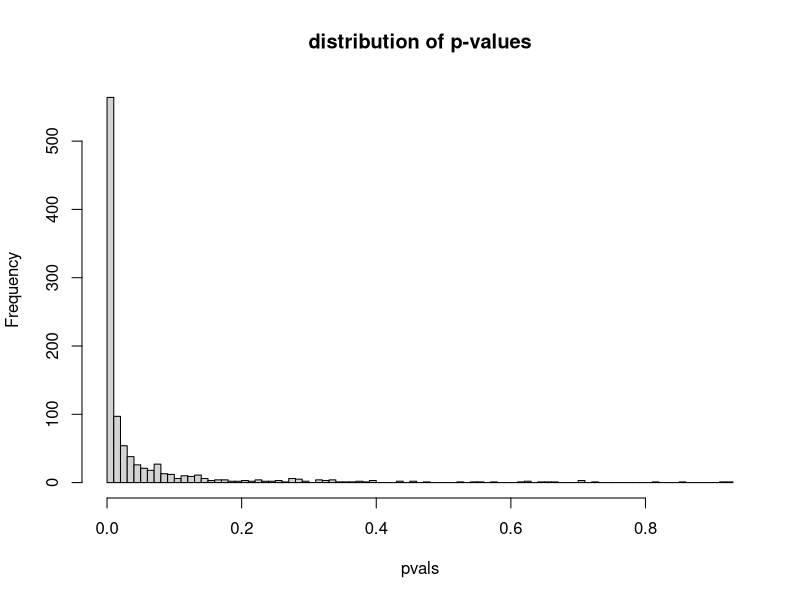
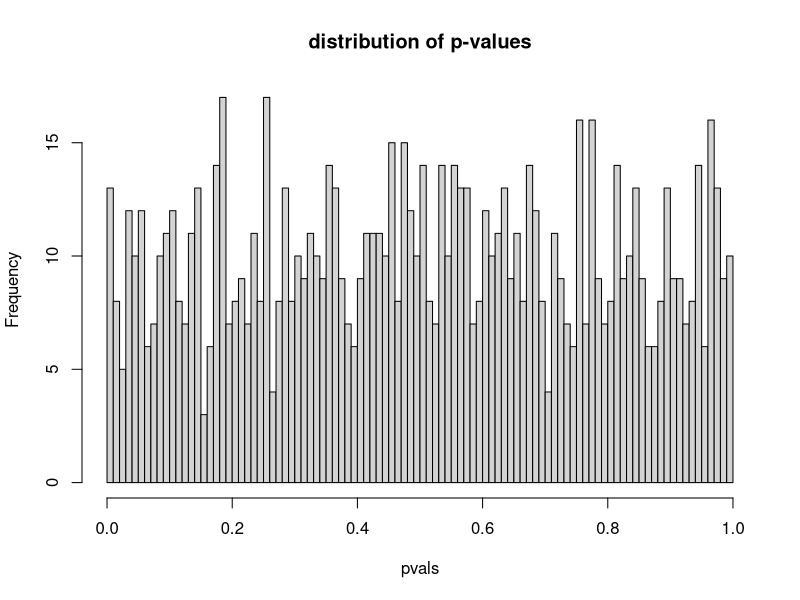
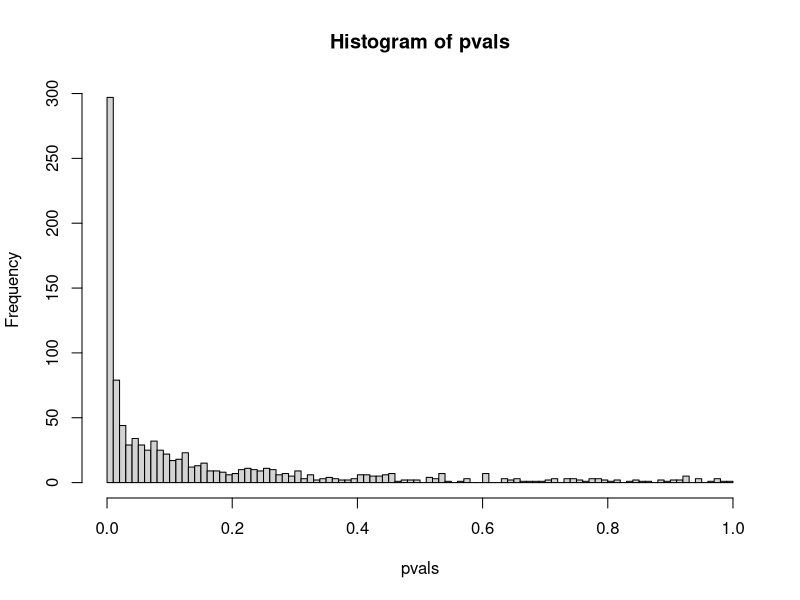

The R script that drew these images, in order:
# ================================
#   
#   Power analysis presentation
# 
# ================================

# The purpose of this file is to present an R code which can be used to conduct power
# analyses by simulation in a regression context.
# The basic idea is to repeatedly generate a dataset given certain assumed parameters
# such as the sample size, N, and the effect size, b1. For each dataset we estimate a
# regression and get the p-values. The power of the test is equal to the number of p-values
# below the critical threshold (0.05, conventionally) divided by the total number of simulations.



#___________________Load packages _________________________ #

library(tidyverse)



#___________________ Simulating data _________________________ #

# First we're going to simulate data and run a regression on the data, just to get
# an idea of how that process works. We generate data featuring two variables: 
# individual height, our dependent variable, and individual milk consumption, our independent variable.

# Generate data
b_1 = 0.1 # We assume that a one unit increase in milk consumption increases height by 0.1
N = 750 # set sample size
df <- data.frame( # generate data
  milk <- rnorm(n = N, mean = 70, sd = 10),
  height <- 110 + b_1*milk + rnorm(n = 500, mean = 0, sd = 8)
); names(df) <- c("milk","height")

# Now we run a regression and get a (simple) summary
coef(summary(lm(height ~ milk, data = df))) # the estimated coefficeint on milk, b_1, 
# should be approx. 0.1



#___________________ Power analysis on simulated data _________________________ #

# There are two functions we must specify. 1) a data- and statistic-generating function
# which will generate a simulated data set according to given parameters (N, effect
# size etc) and give a p-value. 2) a simulation function which will run the
# function specified in 1) many times to generate a distribution of p-values. The power is
# the number of p-values below 0.05 divided by the number of simulations.


## specify data- and statistic-generating function
# this function generates simulted data according to given parameters (N and b1),
# runs a regression, and returns the p-value for b1 from that regression.

# define function
power_function <- function(N, b_1) {
  
  # generate data
  df <- data.frame( 
    milk <- rnorm(N,70,10),
    height <- 100 + b_1*milk + rnorm(N,0,8)
  ); names(df) <- c("milk","height")
  
  # run regression and return p-value
  pvalue_b1 <- coef(summary(lm(height ~ milk, data = df)))[2,4] 
  return(pvalue_b1)
}

# test function
power_function(N, b_1) # the returned value is the pvalue for b_1


## specify simulation function
# this function, power_sim, executes the power_function repeatedly (the total number of exections
# is determined by the variable nsims). For each execution, it extracts the pvalue 
# and saves it the vector pvals. When this is finished, it estimates the power (pow) by
# generating the proportion of pvalues in the pvals vectors which are less than 0.05 (the 
# convetional threshold)

# define function
power_sim <- function(N, b_1, nsims) {
  
  pvals <- replicate(
    n = nsims,
    power_function(N, b_1)
  )
  pow <- sum(pvals < .05) / nsims
  return(pow)
}

# test function (note: the higher nsims is, the closer the estimated power will be to the
# true value, but the longer the simulation process takes)
set.seed(130593)
power_sim(N = 500, b_1 = 0.1, nsims = 1000) # should get about 0.8
power_sim(N = 500, b_1 = 0, nsims = 1000) # When the true effect, b_1, is zero, 
# the power should be about 0.05, the probability of a false positive when the null is true


## visualise pvalues
# we might also wish to visualise the pvalues in a histogram, in which case we generate
# the vector of pvalues and visualise
pvals <- replicate(
  n = 1000,
  power_function(N = 500, b_1 = 0.1)
)
hist(pvals, breaks = 100, main = "distribution of p-values")

# the greater the power, the more right-skewed the function. If the true effect is
# zero, the distribution of pvalues should be approximately uniform
pvals <- replicate(
  n = 1000,
  power_function(N = 500, b_1 = 0)
)
hist(pvals, breaks = 100, main = "distribution of p-values")




### Multiple regression
# the above example was for the case of bivariate regression. It is straightforward to
# add control variables to the simulation

# specify data- and statistic-generating function
power_function <- function(N, b_1) {
  
  df <- data.frame( # generate data
    milk <- rnorm(N,70,10),
    exercise <- rnorm(N,4,1) + 0.1*milk, # we add this regressor, correlated with milk
    height <- 100 + b_1*milk + exercise + rnorm(N,0,8)
  ); names(df) <- c("milk","exercise","height")
  
  pvalue_b1 <- coef(summary(lm(height ~ milk + exercise, data = df)))[2,4] # run regression and get (simple) summary
  return(pvalue_b1)
}


# specify simulation function
power_sim <- function(N, b_1, nsims) {
  pvals <- replicate(
    n = nsims,
    power_function(N, b_1)
  )
  pow <- sum(pvals < .05) / nsims
  return(pow)
}

# run simulations
set.seed(130593)
power_sim(N = 500, b_1 = 0.1, nsims = 1000) 

# visualise pvalues
pvals <- replicate(
  n = 1000,
  power_function(N = 500, b_1 = 0.1)
)
hist(pvals, breaks = 100)




### Running a power analysis over a parameter space
# we would generally want to know the power for different values of N (the sample
# size), and b_1 (the effect size).

# Specify different parameter values and create empty vectors to record the value of the 
# parameter for a given simulation
n_values <- c(300, 500, 700) # values of N you want to estimate power for
b1_values <- c(0.3, 0.7, 0.1) # effect sizes you want to estimate power for
n_vector <- c() # vector to record values of N for each sim
b1_vector <- c() # vector to record values of effect size for each sim
power_vector <- c() # vector to register values of power for each sim

# run simulation for each combination of N and b1
for (N in n_values) {
  for (b_1 in b1_values) {
    
    # the following two lines are just useful to receord the simulations progress
    iteration_progress <- round(length(power_vector)/(length(n_values)*length(b1_values)), 2)
    print(paste("Iteration progress:", iteration_progress," Time:", Sys.time()))
    
    # run simulation and record parameter values
    power_it <- power_sim(N = N, b_1 = b_1, nsims = 1000) # this generates an estimate of the power for the given parameters
    power_vector <- append(power_vector, power_it) # this adds the power estimate to the power vector
    n_vector <- append(n_vector, N)
    b1_vector <- append(b1_vector, b_1)
  }
}

# generate a data frame to record the parameter values for each simulation
powerdf <- data.frame(power_vector, n_vector, b1_vector)

